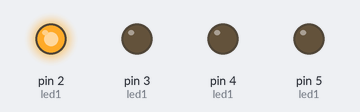
A sketch run on a simulated Arduino Uno, built with avr-gcc and run on an emulated ATmega328P. Shown: output pins drawn as LEDs (lit = HIGH).

Above: at 0.03 s.
At 0.24 s:
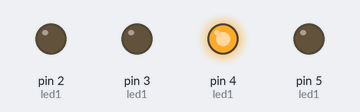
At 0.71 s:
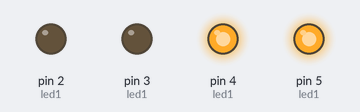
At 1.33 s:
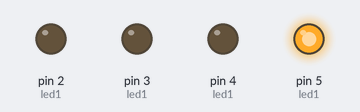
At 1.98 s:
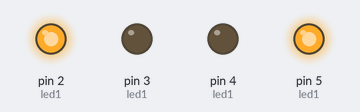
At 2.6 s:
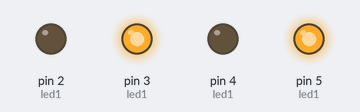
Timing chart, 0 to 3.0 s (numbered marks = the images above):
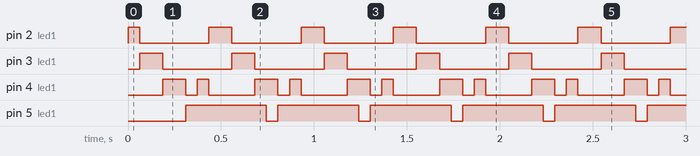

The sketch:

Charlieplexing-Arduino-Sketch.ino
```cpp
void setup() {
  // set the digital pin as output:
  pinMode(2, OUTPUT);
  pinMode(3, OUTPUT);
  pinMode(4, OUTPUT);
  pinMode(5, OUTPUT);
}

void loop() {

    led1();
    delay(62);
    led5();
    delay(62);
    led2();
    delay(62);
    led6();
    delay(62);
    led3();
    delay(62);
    led7();
    delay(62);
    led4();
    delay(62);
    led8();
    delay(62);

}

void led1(){
  pinMode(2, OUTPUT);
  pinMode(3, OUTPUT);
  pinMode(4, INPUT);
  pinMode(5, INPUT);
  digitalWrite(3, LOW);
  digitalWrite(2, HIGH);
}
void led2(){
  pinMode(4, OUTPUT);
  pinMode(3, OUTPUT);
  pinMode(2, INPUT);
  pinMode(5, INPUT);
  digitalWrite(4, LOW);
  digitalWrite(3, HIGH);
}
void led3(){
  pinMode(4, OUTPUT);
  pinMode(5, OUTPUT);
  pinMode(2, INPUT);
  pinMode(3, INPUT);
  digitalWrite(5, LOW);
  digitalWrite(4, HIGH);
}
void led4(){
  pinMode(4, OUTPUT);
  pinMode(2, OUTPUT);
  pinMode(3, INPUT);
  pinMode(5, INPUT);
  digitalWrite(2, LOW);
  digitalWrite(4, HIGH);
}
void led5(){
  pinMode(2, OUTPUT);
  pinMode(3, OUTPUT);
  pinMode(4, INPUT);
  pinMode(5, INPUT);
  digitalWrite(2, LOW);
  digitalWrite(3, HIGH);
}
void led6(){
  pinMode(4, OUTPUT);
  pinMode(3, OUTPUT);
  pinMode(2, INPUT);
  pinMode(5, INPUT);
  digitalWrite(3, LOW);
  digitalWrite(4, HIGH);
}
void led7(){
  pinMode(4, OUTPUT);
  pinMode(5, OUTPUT);
  pinMode(2, INPUT);
  pinMode(3, INPUT);
  digitalWrite(4, LOW);
  digitalWrite(5, HIGH);
}
void led8(){
  pinMode(4, OUTPUT);
  pinMode(2, OUTPUT);
  pinMode(3, INPUT);
  pinMode(5, INPUT);
  digitalWrite(4, LOW);
  digitalWrite(2, HIGH);
}
```

Measured:
- by itself, pin 2 (led1): repeats every 0.50 s: LOW 0.37 s, HIGH 0.12 s
- by itself, pin 3 (led1): alternates HIGH for 0.12 s and LOW for 0.37 s
- by itself, pin 4 (led1): repeats every 0.50 s: LOW 0.06 s, HIGH 0.06 s, LOW 0.25 s, HIGH 0.12 s
- by itself, pin 5 (led1): alternates HIGH for 0.43 s and LOW for 0.06 s
